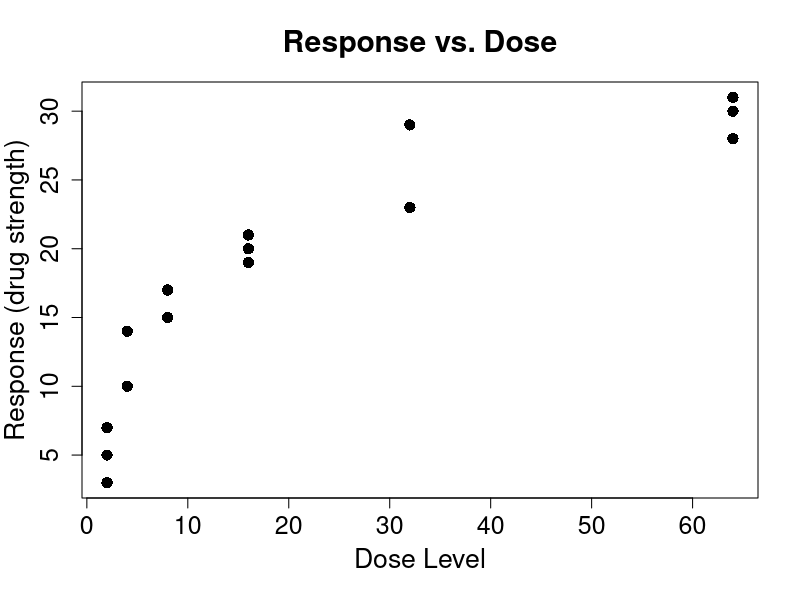
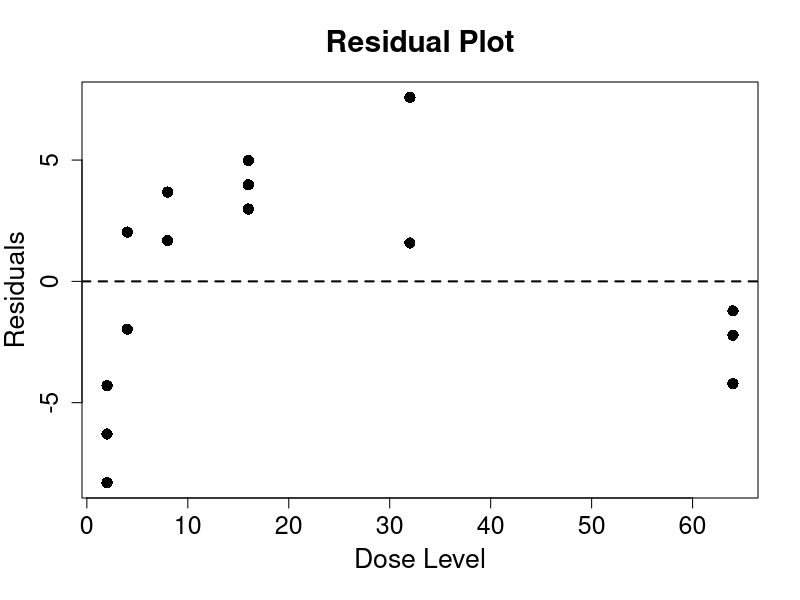

Source code (R) for these figures, in order: (Note: this script raises an error after producing the figures.)
# =========== #
# Homework #5 #
# =========== #

# ==================== #
# Problem 1 #
# ==================== #
drug <- read.csv("drug.txt",header=T)
attach(drug)

# Part (a)
# ========
plot(dose,response,xlab="Dose Level",pch=16,  # Plots response vs. dose with
  ylab="Response (drug strength)",cex=1.5,    #   axis labels and a closed
  cex.lab=1.6,cex.axis=1.5,mgp=c(2.7,1,0),    #   circle
  main="Response vs. Dose",cex.main=1.8)

# Part (b)
# ========
reg <- lm(response~dose)                      # Regression of response on dose
summary(reg)                                  # Regression summary

# Part (c)
# ========
plot(dose,reg$resid,xlab="Dose Level",pch=16, # Makes a residual plot of
  ylab="Residuals",cex=1.5,cex.lab=1.6,       #   the residuals vs. the
  cex.axis=1.5,mgp=c(2.7,1,0),main=           #   x-values (doses)
  "Residual Plot",cex.main=1.8)
abline(h=0,lwd=2,lty=2)                       # Plots the zero-line

# Part (d)
# ========
purelof(dose,response)              # Conducts a model lack of fit test

# Part (e)
# ========
ldose <- log(dose)                            # Log of the doses
plot(ldose,response,xlab="Log Dose",pch=16,   # Plots response vs. dose with
  ylab="Response (drug strength)",cex=1.5,    #   axis labels and a closed
  cex.lab=1.6,cex.axis=1.5,mgp=c(2.7,1,0),    #   circle
  main="Response vs. Log Dose",cex.main=1.8)
reg <- lm(response~ldose)                     # Regresses y on log dose
abline(reg,lwd=2)                             # Plots the regression line
summary(reg)                                  # Regression summary
plot(ldose,reg$resid,xlab="Log Dose",         # Makes a residual plot of
  ylab="Residuals",cex=1.5,cex.lab=1.6,       #   the residuals vs. the
  cex.axis=1.5,mgp=c(2.7,1,0),main=           #   log doses
  "Residual Plot",cex.main=1.8,pch=16)
abline(h=0,lwd=2,lty=2)                       # Plots the zero-line
purelof(log(dose),response)                   # Model LOF test


# ==================== #
# Problem 2 #
# ==================== #
natal <- read.csv("natal.txt",      # Reads in the natal data
  header=T)
attach(natal)                            # Promotes the natal dataset

# Part (a)
# ========
plot(bodymass,maxdist,xlab="Body Weight", # Scatterplot of maximum dispersal
  ylab="Dispersal Distance",cex.lab=1.6,  #   distance vs. body mass with
  cex.axis=1.5,pch=16,cex=1.5,main=       #   axis labels
  "Dispersal Distance vs. Body Weight",
  cex.main=1.6,mgp=c(2.7,1,0))

# Part (b)
# ========
logdist <- log(maxdist)                  # Log dispersal distance
logbody <- log(bodymass)                 # Log body mass
plot(logbody,logdist,cex.lab=1.6,pch=1,  # Scatterplot of log distance vs. log
  xlab="Log Body Weight",cex.axis=1.5,   #   body weight with axis labels
  ylab="Log Dispersal Distance",cex=1.5,
  main="Log Dispersal Distance vs. Log Body Weight",cex.main=1.6,
  mgp=c(2.7,1,0))
points(logbody[type=="Carnivore"],       # Plots log distance vs. log body mass
  logdist[type=="Carnivore"],pch=2,      #   for carnivores
  cex=1.5)
points(logbody[type=="Herbivore"],       # Plots log distance vs. log body mass
  logdist[type=="Herbivore"],pch=16,     #   for herbivores
  cex=1.5)
legend(-5.6,6,c("Omnivore","Carnivore",  # Legend for the three types at (-5.6,6)
  "Herbivore"),pch=c(1,2,16),cex=1.5)

# Part (c)
# ========
reg.out <- lm(logdist~logbody+type)      # Multiple linear regression model
summary(reg.out)                         # Regression summary

# Part (d)
# ========
studres <- rstudent(reg.out)             # Vector of Studentized deleted residuals

